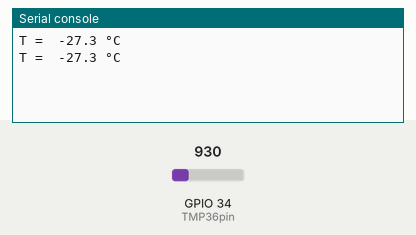
Bench run of a program on a simulated ESP32 board running MicroPython. Parts: the last lines printed to the serial console. Inputs (shaded band) come from the test bench; at power-on: GPIO 34 (TMP36pin) = 930 (analog values on the 0–4095 scale).

Above: at 1.2 s.
1.3 s: GPIO 34 (TMP36pin) set to 1004
At 2.6 s:
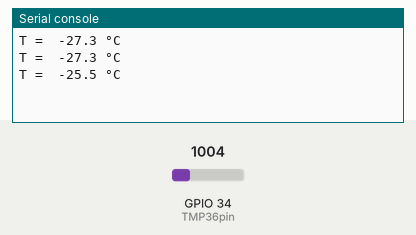
2.8 s: GPIO 34 (TMP36pin) set to 1069
At 3.8 s:
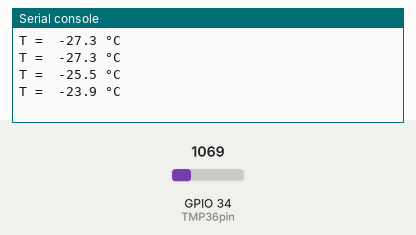
Timing chart, 0 to 5.8 s (numbered marks = the images above; inputs shaded):
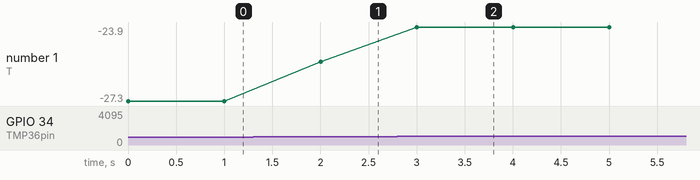

The program:

TMP36_TempSens_formated.py
```python
# TMP36_TempSens_test.py

from machine import Pin, ADC
from time import sleep

TMP36pin = ADC(Pin(34))
TMP36pin.atten(ADC.ATTN_0DB)  # input range 0 ... 1 V

averages=10

while True:
  T=0
  for average in range(averages):
    TMP36data=TMP36pin.read()
    TMP36_mV=TMP36data/4.096    # snesot voltage in Millivolt
    T+=(TMP36_mV-500.0)/10.0;
  output = "T =  {:4.1f} °C"
  print(output.format(T/10))
  sleep(1)
```

Measured:
- after the input at 1.3 s, the serial console: prints a new line after 0.70 s (image 1)
- after the input at 2.8 s, the serial console: prints a new line after 0.20 s (image 2)
- plotted number 1: -27.3 → -25.5 after the input at 1.3 s, -25.5 → -23.9 after the input at 2.8 s
